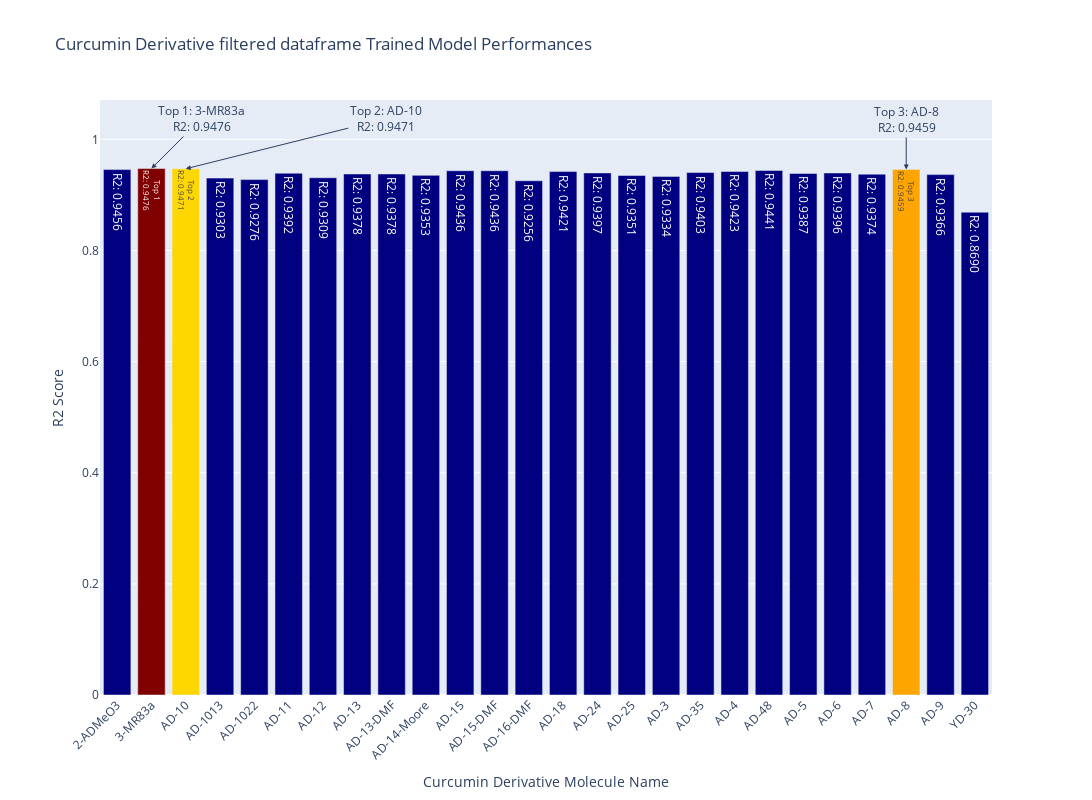

The notebook cell this image was saved under:
### Code cell
import plotly.graph_objects as go
import pandas as pd

# Identify top 3 models by highest r2_score
top_3_indices = final_results_top48.nlargest(3, 'r2_score').index
final_results_top48['Rank'] = final_results_top48.index.map(lambda idx: 'Top 1' if idx == top_3_indices[0] 
                                                                else 'Top 2' if idx == top_3_indices[1]
                                                                else 'Top 3' if idx == top_3_indices[2]
                                                                else '')

# Create a bar plot
fig = go.Figure()

# Add bars for each Molecule
fig.add_trace(go.Bar(
    x=final_results_top48['Molecule'],
    y=final_results_top48['r2_score'],
    text=final_results_top48.apply(lambda row: f"{row['Rank']}<br>R2: {row['r2_score']:.4f}" if row['Rank'] else f"R2: {row['r2_score']:.4f}", axis=1),
    textposition='auto',
    marker=dict(color=[
        'maroon' if row['Rank'] == 'Top 1' else 
        'gold' if row['Rank'] == 'Top 2' else 
        'orange' if row['Rank'] == 'Top 3' else 
        'navy' 
        for index, row in final_results_top48.iterrows()
    ]),
    name='Models'
))

# Add annotations for the top 3 models
for idx in top_3_indices:
    row = final_results_top48.loc[idx]
    if row['Rank'] == 'Top 1':
        ax_value = 50
    elif row['Rank'] == 'Top 2':
        ax_value = 200
    elif row['Rank'] == 'Top 3':
        ax_value = 0

    fig.add_annotation(
        x=row['Molecule'],
        y=row['r2_score'],
        text=f"{row['Rank']}: {row['Molecule']}<br>R2: {row['r2_score']:.4f}",
        showarrow=True,
        arrowhead=2,
        ax=ax_value,
        ay=-50,
        font=dict(size=12),
        align='center'
    )

# Update layout
fig.update_layout(
    title= 'Curcumin Derivative filtered dataframe Trained Model Performances',
    xaxis_title='Curcumin Derivative Molecule Name',
    yaxis_title='R2 Score',
    barmode='group',  # Group bars together
    xaxis_tickangle=-45,
    height=800,
    width=1100,
    legend_title='Top Models',
    legend=dict(
        orientation='h',
        yanchor='bottom',
        y=1.05,
        xanchor='center',
        x=0.5
    ),
    margin=dict(l=100, r=100, t=100, b=50)
)

# Show the plot
fig.show()

### Figure 1 — Plotly figure (JSON) as saved in the notebook; plotly's stock layout.template omitted (floating-point values rounded to 4 significant figures)
{"data": [{"marker": {"color": ["navy", "maroon", "gold", "navy", "navy", "navy", "navy", "navy", "navy", "navy", "navy", "navy", "navy", "navy", "navy", "navy", "navy", "navy", "navy", "navy", "navy", "navy", "navy", "orange", "navy", "navy"]}, "name": "Models", "text": ["R2: 0.9456", "Top 1<br>R2: 0.9476", "Top 2<br>R2: 0.9471", "R2: 0.9303", "R2: 0.9276", "R2: 0.9392", "R2: 0.9309", "R2: 0.9378", "R2: 0.9378", "R2: 0.9353", "R2: 0.9436", "R2: 0.9436", "R2: 0.9256", "R2: 0.9421", "R2: 0.9397", "R2: 0.9351", "R2: 0.9334", "R2: 0.9403", "R2: 0.9423", "R2: 0.9441", "R2: 0.9387", "R2: 0.9396", "R2: 0.9374", "Top 3<br>R2: 0.9459", "R2: 0.9366", "R2: 0.8690"], "textposition": "auto", "type": "bar", "x": ["2-ADMeO3", "3-MR83a", "AD-10", "AD-1013", "AD-1022", "AD-11", "AD-12", "AD-13", "AD-13-DMF", "AD-14-Moore", "AD-15", "AD-15-DMF", "AD-16-DMF", "AD-18", "AD-24", "AD-25", "AD-3", "AD-35", "AD-4", "AD-48", "AD-5", "AD-6", "AD-7", "AD-8", "AD-9", "YD-30"], "y": [0.9456, 0.9476, 0.9471, 0.9303, 0.9276, 0.9392, 0.9309, 0.9378, 0.9378, 0.9353, 0.9436, 0.9436, 0.9256, 0.9421, 0.9397, 0.9351, 0.9334, 0.9403, 0.9423, 0.9441, 0.9387, 0.9396, 0.9374, 0.9459, 0.9366, 0.869]}], "layout": {"annotations": [{"align": "center", "arrowhead": 2, "ax": 50, "ay": -50, "font": {"size": 12}, "showarrow": true, "text": "Top 1: 3-MR83a<br>R2: 0.9476", "x": "3-MR83a", "y": 0.9476}, {"align": "center", "arrowhead": 2, "ax": 200, "ay": -50, "font": {"size": 12}, "showarrow": true, "text": "Top 2: AD-10<br>R2: 0.9471", "x": "AD-10", "y": 0.9471}, {"align": "center", "arrowhead": 2, "ax": 0, "ay": -50, "font": {"size": 12}, "showarrow": true, "text": "Top 3: AD-8<br>R2: 0.9459", "x": "AD-8", "y": 0.9459}], "barmode": "group", "height": 800, "legend": {"orientation": "h", "title": {"text": "Top Models"}, "x": 0.5, "xanchor": "center", "y": 1.05, "yanchor": "bottom"}, "margin": {"b": 50, "l": 100, "r": 100, "t": 100}, "title": {"text": "Curcumin Derivative filtered dataframe Trained Model Performances"}, "width": 1100, "xaxis": {"tickangle": -45, "title": {"text": "Curcumin Derivative Molecule Name"}}, "yaxis": {"title": {"text": "R2 Score"}}}}
